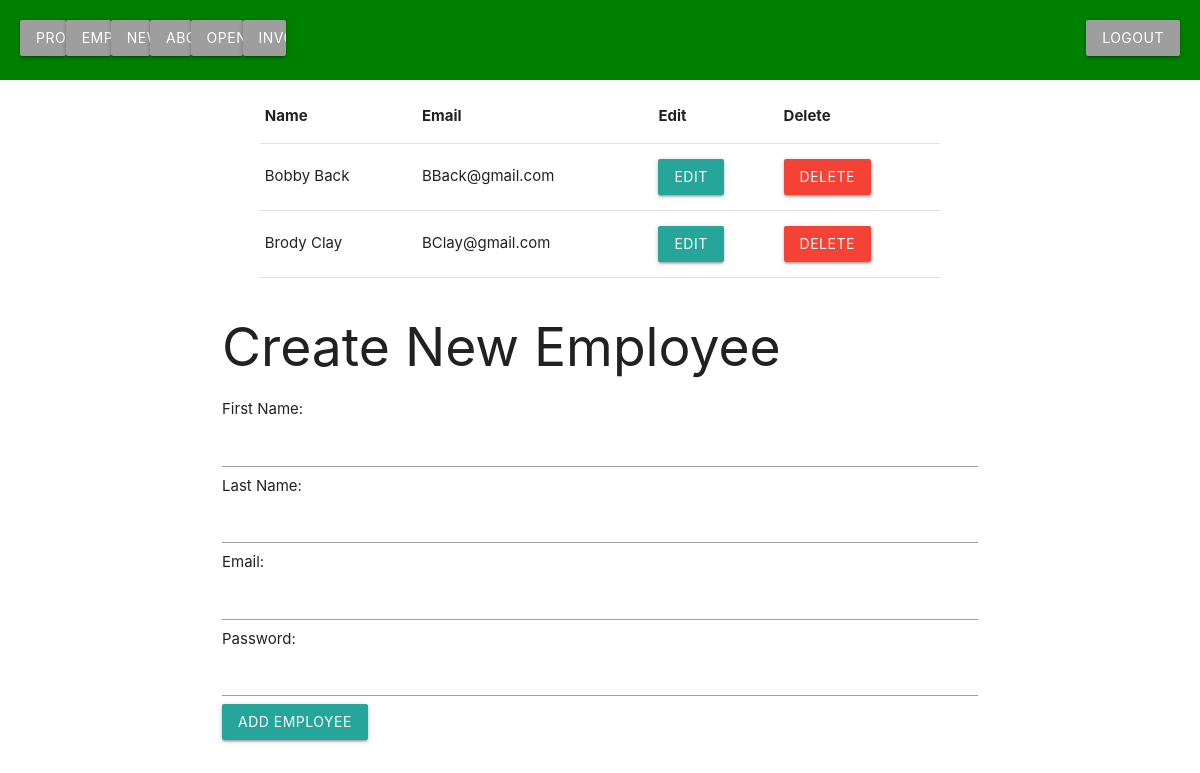
The app's page /admin/employeeView.php (signed in) with its own data.
### tables this page shows
CREATE TABLE Employee (
    employeeID int AUTO_INCREMENT NOT NULL PRIMARY KEY,
    fname varchar(100) NOT NULL,
    lname varchar(100) NOT NULL,
    email varchar(100) NOT NULL,
    pass varchar(255)  NOT NULL
);

### admin/employeeDAO.php (called while the page is built, shortened)
<?php
class employeeDAO
{
    public function readEmployeeDB()
    {
        try {
            $dbcon = dbCon();
            $query = $dbcon->prepare('SELECT * FROM Employee');
            $query->execute();
            $result = $query->fetchAll(\PDO::FETCH_OBJ);
            return $result;
        } catch (\PDOException $ex) {
            print($ex->getMessage());
        }
    }
}
?>

### admin/employeeController.php (the view, shortened to what this page needs)
<?php
require_once("employeeDAO.php");
class employeeController
{
	public function readEmployees()
	{
		$employeeDAO = new employeeDAO();
		$employees = $employeeDAO->readEmployeeDB();
		$this->templateEmployee($employees);
	}
	private function templateEmployee($row)
	{
		foreach ($row as $row) {
			echo "<tr>";
			echo "<td>" . $row->fname . " " . $row->lname . "</td>";
			echo "<td>" . $row->email . "</td>";
			echo '<td><a href="employeeEditView.php?ID=' . $row->employeeID . '" class="waves-effect waves-light btn" ">Edit</a></td>';
			echo '<td><a href="employeeDelete.php?ID=' . $row->employeeID . '" class="waves-effect waves-light btn red" onclick="return confirm(\'Delete! are you sure?\')">Delete</a></td>';
			echo "</tr>";
		}
	}
}
?>

### records on screen
employee: fname "Bobby", lname "Back", email "BBack@gmail.com"
employee: fname "Brody", lname "Clay", email "BClay@gmail.com"
